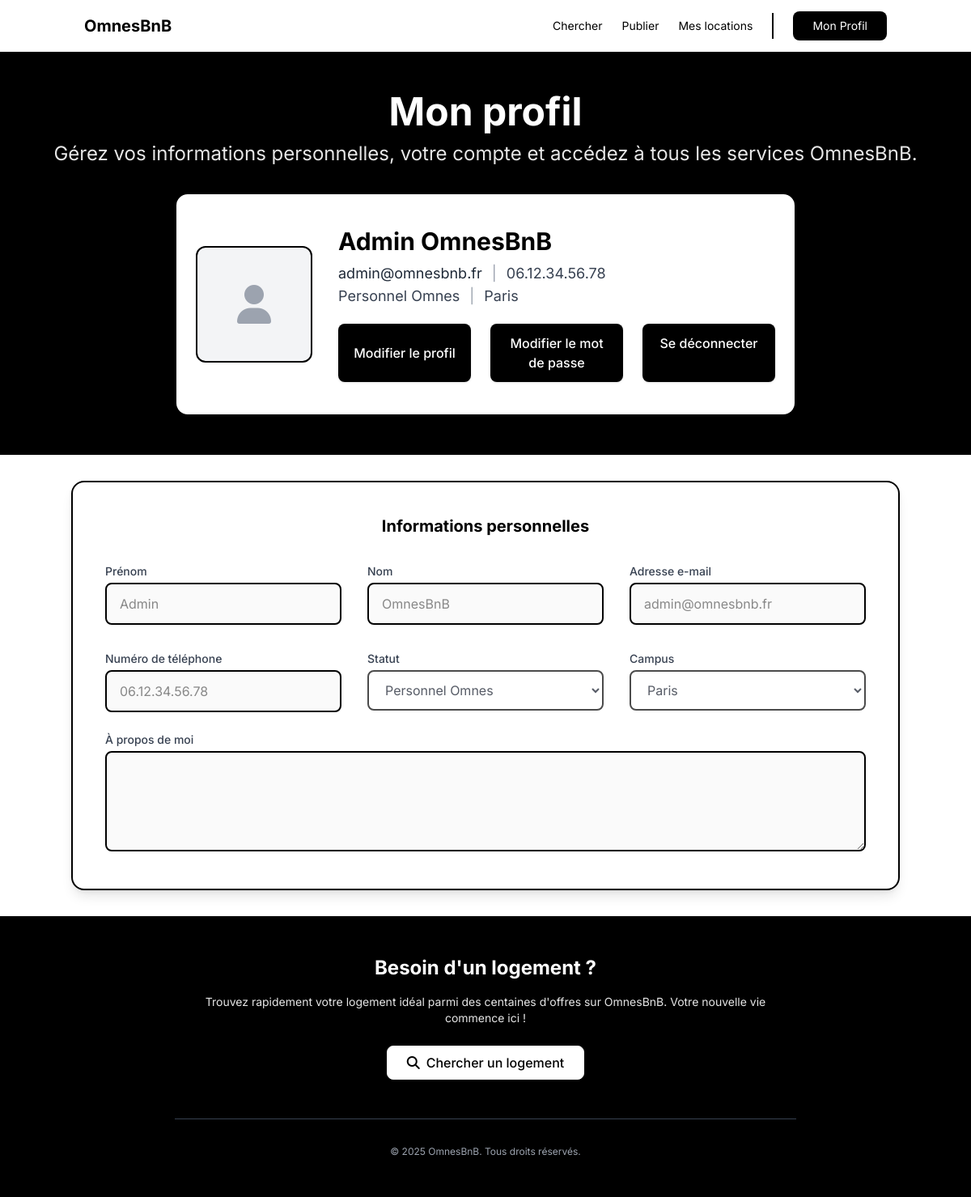
The page /profil.php (signed in) on the database its author committed.
### tables this page shows
CREATE TABLE users (
                       id INT AUTO_INCREMENT PRIMARY KEY,
                       prenom VARCHAR(50) NOT NULL,
                       nom VARCHAR(50) NOT NULL,
                       email VARCHAR(100) NOT NULL UNIQUE,
                       password VARCHAR(255) NOT NULL,
                       telephone VARCHAR(20) NOT NULL,
                       photo VARCHAR(255),
                       statut ENUM('Étudiant(e)', 'Personnel Omnes', 'Professeur') NOT NULL,
                       campus ENUM('Paris', 'Lyon', 'Bordeaux') NOT NULL,
                       description TEXT,
                       is_admin BOOLEAN DEFAULT FALSE,
                       active BOOLEAN DEFAULT FALSE,
                       verification_token VARCHAR(64),
                       reset_token VARCHAR(64),
                       reset_token_expiry DATETIME,
                       date_creation DATETIME NOT NULL DEFAULT CURRENT_TIMESTAMP,
                       derniere_connexion DATETIME
);

### profil.php (the view, shortened to what this page needs)
<?php
$user_id = $_SESSION['user_id'];
$query = "SELECT * FROM users WHERE id = ?";
global $conn;
$stmt = mysqli_prepare($conn, $query);
mysqli_stmt_bind_param($stmt, "i", $user_id);
mysqli_stmt_execute($stmt);
$result = mysqli_stmt_get_result($stmt);
$user = mysqli_fetch_assoc($result);
?>
<!DOCTYPE html>
<html lang="fr">
<head>
    <script src="https://cdn.tailwindcss.com"></script>
    <link rel="stylesheet" href="https://cdnjs.cloudflare.com/ajax/libs/font-awesome/6.4.0/css/all.min.css">
</head>
<body class="bg-white">
<header class="bg-white sticky top-0 z-50 border-b-2 border-black shadow-sm">
    <div class="container mx-auto px-4">
        <div class="flex items-center justify-between h-16">
            <a href="index.php" class="text-black font-bold text-xl">OmnesBnB</a>
            <nav class="hidden md:flex items-center space-x-6">
                <a href="recherche.php" class="text-sm text-black hover:text-black">Chercher</a>
                <a href="publier.php" class="text-sm text-black hover:text-black">Publier</a>
                <a href="mes-locations.php" class="text-sm text-black hover:text-black">Mes locations</a>
                <div class="h-8 w-px mx-3 border-l-2 border-black"></div>
                <a href="profil.php" class="text-sm bg-black text-white py-2 px-6 rounded-lg hover:bg-gray-800">Mon Profil</a>
            </nav>
        </div>
    </div>
</header>
<section class="flex flex-col items-center justify-center bg-black py-12 px-4">
    <div class="w-full flex flex-col items-center justify-center">
        <h1 class="text-white text-4xl md:text-5xl font-bold mb-3 text-center leading-tight">
            Mon profil
        </h1>
        <p class="text-white text-lg md:text-2xl mb-8 opacity-90 text-center">
            Gérez vos informations personnelles, votre compte et accédez à tous les services OmnesBnB.
        </p>
    </div>
    <div class="bg-white border-2 border-black rounded-2xl shadow-lg max-w-3xl w-full mx-auto px-6 py-8 md:py-10">
        <div class="flex flex-col md:flex-row md:items-center md:gap-8">
            <div class="flex-shrink-0 flex justify-center md:justify-start mb-6 md:mb-0">
                <div class="relative group w-32 h-32 md:w-36 md:h-36">
                    <div id="photo-wrapper" class="w-full h-full rounded-xl overflow-hidden border-2 border-black bg-gray-100 flex items-center justify-center">
                        <?php if (!empty($user['photo'])): ?>
                            <img src="<?php echo htmlspecialchars($user['photo']); ?>" alt="Photo de profil" class="w-full h-full object-cover" />
                        <?php else: ?>
                            <i class="fas fa-user text-5xl text-gray-400"></i>
                        <?php endif; ?>
                    </div>
                </div>
            </div>
            <div class="flex flex-1 flex-col justify-between">
                <div class="flex flex-col items-center md:items-start w-full">
                    <h2 id="card-nomprenom" class="text-2xl md:text-3xl font-bold mb-1 md:mb-2 text-center md:text-left">
                        <?php echo htmlspecialchars($user['prenom'] . ' ' . $user['nom']); ?>
                    </h2>
                    <div class="flex flex-wrap justify-center md:justify-start items-center text-gray-700 text-base md:text-lg gap-x-3 gap-y-2">
                        <span id="card-email" class="text-gray-800"><?php echo htmlspecialchars($user['email']); ?></span>
                        <span class="text-gray-400 hidden md:inline">|</span>
                        <span id="card-tel" class=""><?php echo htmlspecialchars($user['telephone']); ?></span>
                    </div>
                    <div class="flex flex-wrap justify-center md:justify-start items-center text-gray-700 text-base md:text-lg gap-x-3 gap-y-2 mt-1 md:mt-0">
                        <span id="card-statut" class=""><?php echo htmlspecialchars($user['statut']); ?></span>
                        <span class="text-gray-400 hidden md:inline">|</span>
                        <span id="card-campus" class=""><?php echo htmlspecialchars($user['campus']); ?></span>
                    </div>
                </div>
                <div class="flex flex-col md:flex-row gap-3 md:gap-6 w-full max-w-2xl mx-auto md:mx-0 mt-5">
                    <button id="btn-modifier-profil" class="bg-black text-white py-3 px-4 rounded-lg font-medium hover:bg-gray-800 shadow transition w-full md:w-1/3">
                        Modifier le profil
                    </button>
                    <a href="nouveau-motdepasse.php" id="btn-changer-mdp" class="bg-black text-white py-3 px-4 rounded-lg font-medium hover:bg-gray-800 shadow transition w-full md:w-1/3 text-center">
                        Modifier le mot de passe
                    </a>
                    <a href="deconnexion.php" class="bg-black text-white py-3 px-4 rounded-lg font-medium hover:bg-gray-800 shadow transition w-full md:w-1/3 text-center">
                        Se déconnecter
                    </a>
                </div>
            </div>
        </div>
    </div>
</section>
<section class="flex flex-col items-center justify-center py-8 px-4 bg-white">
    <div id="persoinfos-box" class="bg-white border-2 border-black rounded-2xl shadow-lg max-w-5xl w-full mx-auto p-10 transition-all duration-300">
        <h3 class="text-xl font-bold mb-8 text-center">Informations personnelles</h3>
        <form id="persoinfos-form" action="process_profil.php" method="POST" class="space-y-6" autocomplete="off">
            <div class="grid grid-cols-1 md:grid-cols-2 lg:grid-cols-3 gap-8">
                <div>
                    <label for="prenom" class="block text-sm font-medium text-gray-700 mb-1">Prénom</label>
                    <input type="text" id="prenom" name="prenom" value="<?php echo htmlspecialchars($user['prenom']); ?>" class="w-full border-2 border-black rounded-lg py-3 px-4 bg-white text-gray-900 focus:outline-none" readonly />
                </div>
                <div>
                    <label for="nom" class="block text-sm font-medium text-gray-700 mb-1">Nom</label>
                    <input type="text" id="nom" name="nom" value="<?php echo htmlspecialchars($user['nom']); ?>" class="w-full border-2 border-black rounded-lg py-3 px-4 bg-white text-gray-900 focus:outline-none" readonly />
                </div>
                <div>
                    <label for="email" class="block text-sm font-medium text-gray-700 mb-1">Adresse e-mail</label>
                    <input type="email" id="email" name="email" value="<?php echo htmlspecialchars($user['email']); ?>" class="w-full border-2 border-black rounded-lg py-3 px-4 bg-white text-gray-900 focus:outline-none" readonly />
                </div>
                <div>
                    <label for="telephone" class="block text-sm font-medium text-gray-700 mb-1">Numéro de téléphone</label>
                    <input type="tel" id="telephone" name="telephone" value="<?php echo htmlspecialchars($user['telephone']); ?>" maxlength="14"
                           class="w-full border-2 border-black rounded-lg py-3 px-4 bg-white text-gray-900 focus:outline-none" readonly />
                </div>
                <div>
                    <label for="statut" class="block text-sm font-medium text-gray-700 mb-1">Statut</label>
                    <select id="statut" name="statut" class="w-full border-2 border-black rounded-lg py-3 px-4 bg-white text-gray-900 focus:outline-none" disabled>
                        <option <?php echo $user['statut'] == 'Personnel Omnes' ? 'selected' : ''; ?>>Personnel Omnes</option>
                    </select>
                </div>
                <div>
                    <label for="campus" class="block text-sm font-medium text-gray-700 mb-1">Campus</label>
                    <select id="campus" name="campus" class="w-full border-2 border-black rounded-lg py-3 px-4 bg-white text-gray-900 focus:outline-none" disabled>
                        <option <?php echo $user['campus'] == 'Paris' ? 'selected' : ''; ?>>Paris</option>
                    </select>
                </div>
            </div>
            <div>
                <label for="description" class="block text-sm font-medium text-gray-700 mb-1">À propos de moi</label>
                <textarea id="description" name="description" rows="4"
                          class="w-full border-2 border-black rounded-lg py-3 px-4 bg-white text-gray-900 focus:outline-none" readonly><?php echo htmlspecialchars($user['description']); ?></textarea>
            </div>
        </form>
    </div>
</section>
<section class="bg-black text-white py-12 px-4">
    <div class="container mx-auto max-w-3xl text-center">
        <h2 class="text-2xl font-bold mb-4">Besoin d'un logement ?</h2>
        <p class="text-sm mb-6 opacity-90">
            Trouvez rapidement votre logement idéal parmi des centaines d'offres sur OmnesBnB. Votre nouvelle vie commence ici !
        </p>
        <a href="recherche.php" class="bg-white text-black font-medium py-2 px-6 rounded-lg border border-white hover:bg-gray-100 inline-flex items-center shadow-md">
            <i class="fas fa-search mr-2"></i> Chercher un logement
        </a>
        <div class="mt-12 pt-4 border-t border-gray-700 mx-auto w-full"></div>
        <div class="text-center text-gray-400 text-xs mt-4">
            &copy; 2025 OmnesBnB. Tous droits réservés.
        </div>
    </div>
</section>
</body>
</html>

### profil.php (style rules this page uses)
body { font-family: 'Inter', sans-serif; background-color: #FFFFFF; }
input[readonly], select[readonly], textarea[readonly] { background: #fafafa !important; color: #888 !important; cursor: not-allowed; }

### rows shown on the page
users: prenom+nom "Admin OmnesBnB", email "admin@omnesbnb.fr", telephone "06.12.34.56.78", statut "Personnel Omnes", campus "Paris", prenom "Admin", nom "OmnesBnB"
